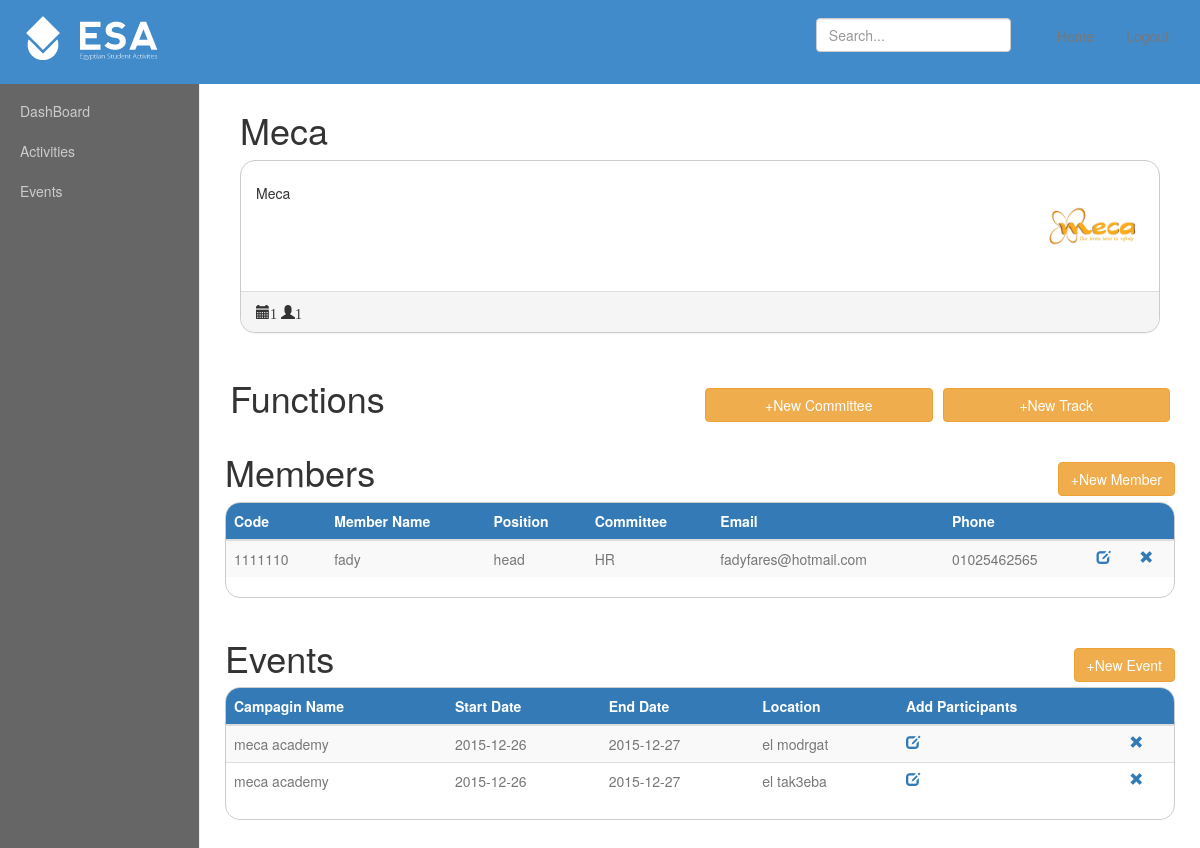
Screenshot of /DB/activity.php?page=1 (signed in) with the database file from the repository.
### tables this page shows
CREATE TABLE `student_activity` (
  `SA_ID` int(10) UNSIGNED NOT NULL,
  `Name` varchar(100) NOT NULL,
  `Desc` text,
  `imgPath` text,
  `password` varchar(50) NOT NULL,
  `website` varchar(100) DEFAULT NULL,
  `prof_code` int(10) UNSIGNED NOT NULL
);

CREATE TABLE `member` (
  `S_ID` char(7) NOT NULL,
  `SA_ID` int(10) UNSIGNED NOT NULL,
  `Com_ID` int(10) UNSIGNED NOT NULL,
  `Pos` varchar(100) NOT NULL
);

CREATE TABLE `student` (
  `Code` char(7) NOT NULL,
  `Name` varchar(100) NOT NULL,
  `E-mail` varchar(100) NOT NULL,
  `Phone_No` char(11) DEFAULT NULL
);

CREATE TABLE `committee` (
  `Com_ID` int(10) UNSIGNED NOT NULL,
  `Name` varchar(100) NOT NULL,
  `description` text
);

CREATE TABLE `campaign_location` (
  `SA_ID` int(10) UNSIGNED NOT NULL,
  `Camp_Name` varchar(100) NOT NULL,
  `location` varchar(100) NOT NULL
);

CREATE TABLE `campaign` (
  `SA_ID` int(10) UNSIGNED NOT NULL,
  `Camp_Name` varchar(100) NOT NULL,
  `Start_Date` date NOT NULL,
  `End_Date` date NOT NULL
);

### DB/activity.php (the view, shortened to what this page needs)
<?php
	require_once( 'sql-login.php' );
	$SA_ID = $_GET['page'];
	$sql = "SELECT * FROM `student_activity` WHERE `SA_ID`=".$SA_ID;
	$result= mysqli_query($connection,$sql);
	$activity = mysqli_fetch_assoc($result);
	if(isset($_SESSION['SA_admin'])&&$_SESSION['SA_admin']==$SA_ID) $admin=1;
	else $admin=0;
?>
<!DOCTYPE html PUBLIC "-//W3C//DTD XHTML 1.0 Transitional//EN" "http://www.w3.org/TR/xhtml1/DTD/xhtml1-transitional.dtd">
<html xmlns="http://www.w3.org/1999/xhtml">
<head>
  <link rel="stylesheet" href="./css/bootstrap.min.css" >
  <link rel="stylesheet" href="./css/css.css" >
</head>
<body>
<nav class="navbar navbar-fixed-top navbar-default">
      <div class="container-fluid">
        <div class="navbar-header">
          <a href="index.php">
          <img src="logo.png">
          </a>
        </div>
        <div id="navbar" class="navbar-collapse collapse">
          <ul class="nav navbar-nav navbar-right">
          <?php if(isset($_SESSION['SA_admin'])){
			  echo '<li><a id="home" class="btn" href="activity.php?page='.$_SESSION['SA_admin'].'">Home</a></li><li><a id="logout" class="btn" href="logout.php">Logout</a></li>';
		  }
		  else echo'<li><a id="login" class="btn" href="login.php">I\'m a Student Activity</a></li>';?>
          </ul>
          <form class="navbar-form navbar-right">
            <input type="text" class="form-control" placeholder="Search...">
          </form>
        </div>
      </div>
    </nav>
<div class="container-fluid">
    <div class="row">
		<div class="col-sm-9 col-sm-offset-3 col-md-10 col-md-offset-2 main">
        	<div class="col-sm-3 col-md-2 sidebar">
              <ul class="nav nav-sidebar">
                <li><a href="index.php">DashBoard</a></li>
                <li><a href="activities.php">Activities</a></li>
                <li><a href="campaigns.php">Events</a></li>
              </ul>
       		</div>
 			<h1><?php echo $activity['Name'] ?></h1>
   			<div class="panel panel-default" id="rcorners1">
    			<div class="panel-body">
                    <img class="img-responsive pull-right" src="<?php echo $activity['imgPath'];?>" class="img-rounded" alt="Cinque Terre" width="100" height="100">
                    <h5><?php echo $activity['Name'] ?> </h5>
				</div>
    			 <?php
				$query  = "SELECT COUNT(*) AS total ";
				$query .= "FROM `campaign`";
				$query .= "WHERE `SA_ID`=$SA_ID ";
				$result = mysqli_query($connection, $query);
				$no_events = mysqli_fetch_assoc($result);
				$query  = "SELECT COUNT(*) AS total ";
				$query .= "FROM `member`";
				$query .= "WHERE `SA_ID`=$SA_ID ";
				$result = mysqli_query($connection, $query);
				$no_mem = mysqli_fetch_assoc($result);
				?>
    			<div class="panel-footer " id="rcorners2">
                    <span class="glyphicon glyphicon-calendar" ><?php echo $no_events['total'] ?></span>
                    <span class="glyphicon glyphicon-user"><?php echo $no_mem['total'] ?></span>
				</div>
  			</div>
<?php
if($admin==1){
echo '<div class="row">
<div class="col-sm-3 col-xs-12"><h1>Functions</h1></div>
<div class="col-sm-3 col-xs-12 pull-right"><a type="button" class="btn btn-warning btn-block pull-right" style="margin-top:30px; width=100%;" href="AddTrack.php">+New Track</a></div>
<div class="col-sm-3 col-xs-12 pull-right"><a type="button" class="btn btn-warning btn-block pull-right" style="margin-top:30px; width=100%;" href="AddCommittee.php">+New Committee</a></div>
</div>
<div class="row">
<a type="button" class="btn btn-warning pull-right" style="margin-top:30px;" href="AddMember.php">+New Member</a>
  <h1>Members</h1>
  <div class="table-responsive" id="rcorners1">
  <table class="table table-striped">
    <thead class="bg-primary">
      <tr>
	   <th>Code</th>
        <th>Member Name</th>
        <th>Position</th>
        <th>Committee</th>
        <th>Email</th>
        <th>Phone</th>
		 <th></th>
		  <th></th>
      </tr>
    </thead>
    <tbody class="text-muted">';
	$query  = "SELECT `student`.`Name` as SName,`Code`,`E-mail`,`Phone_No`,`committee`.`Name` as CName,`Pos` ";
	$query .= "FROM `student`,`committee`,`member` ";
	$query .= "WHERE `committee`.`Com_ID`=`member`.`Com_ID` AND `student`.`Code`=`member`.`S_ID` AND `member`.`SA_ID`=$SA_ID ";
	$result = mysqli_query($connection, $query);
	while($students = mysqli_fetch_assoc($result)) {
		echo "<tr>";
			echo  "<td>".$students['Code']."</td>";
			echo "<td>".$students['SName']. "</td>";
			echo "<td>".$students['Pos']. "</td>";
			echo "<td>".$students['CName']. "</td>";
		    echo "<td>".$students['E-mail']."</td>";
			echo "<td>".$students['Phone_No']."</td>";
			echo '<td>  <a href="#">';
    echo'   <span class="glyphicon glyphicon-edit"></span>';
      echo'  </a></td> ';
		echo' <td>  <a href="#"> ';
       echo'   <span class="glyphicon glyphicon-remove"></span>';
      echo'  </a></td> ';
		 echo "</tr>";
	}
echo "</tbody></table></div></div>";
}
?>
<div class="row" style="margin-top:20px">
<?php if($admin==1){
echo'<a href="./AddCampaign.php" class="btn btn-warning pull-right" style="margin-top:30px;">+New Event</a>';
}?>
  <h1>Events</h1>
  <div class="table-responsive" id="rcorners1">
  <table class="table table-striped">
    <thead class="bg-primary">
      <tr>
        <th>Campagin Name</th>
        <th>Start Date</th>
        <th>End Date</th>
        <th>Location</th>
        <?php if($admin==1){
		echo'<th>Add Participants</th><th></th>';
		}?>
      </tr>
    </thead>
    <tbody class="text-muted">
    <?php
	$query  = "SELECT `campaign`.`Camp_Name`,`Start_Date`,`End_Date`,`location` ";
	$query .= "FROM `campaign`,`campaign_location`";
	$query .= "WHERE `campaign`.`Camp_Name`=`campaign_location`.`Camp_Name`  AND `campaign`.`SA_ID`=$SA_ID ";
	$result = mysqli_query($connection, $query);
	while($events = mysqli_fetch_assoc($result)) {
		echo "<tr>";
			echo  "<td>".$events['Camp_Name']."</td>";
			echo "<td>".$events['Start_Date']. "</td>";
			echo "<td>".$events['End_Date']. "</td>";
			echo "<td>".$events['location']. "</td>";
				if($admin==1){
	echo '<td>  <a href="AddParticipant.php?camp='.$events['Camp_Name'].'">';
    echo'   <span class="glyphicon glyphicon-edit"></span>';
      echo'  </a></td> ';
		echo' <td>  <a href="#"> ';
       echo'   <span class="glyphicon glyphicon-remove"></span>';
      echo'  </a></td> ';
    echo'  </tr>';
				}
	}
?>
    </tbody>
  </table>
   </div>
</div>
</div>
</div>
</div>
</body>
</html>

### DB/css/css.css (style rules this page uses)
.btn { white-space: normal; }
.col-sm-3 { padding: 5px; }
body { padding-top: 50px; }
.navbar-fixed-top { border: 0; background:#428bca; padding:10px 0px; }
.navbar-form { border-width:0px; }
.navbar-nav { padding:0 15px; }
.sidebar { display: none; position: fixed; top: 71px; bottom: 0; left: 0; z-index: 1000; padding: 20px; overflow-x: hidden; overflow-y: auto; background-color: #666; border-right: 1px solid #eee; }
@media (min-width: 768px) { .sidebar { display: block; } }
.nav-sidebar { margin-right: -21px; margin-bottom: 20px; margin-left: -20px; }
.nav-sidebar > li > a { padding-right: 20px; padding-left: 20px; color:#CCC; }
.main { padding: 40px; }
@media (min-width: 768px) { .main { padding-right: 40px; padding-left: 40px; } }

### DB/activity.php (style rules this page uses)
#rcorners1 { border-radius: 15px; border: 1px solid #cccccc; }
#rcorners2 { border-radius: 0px 0px 15px 15px; }

### rows the page displays
student_activity: Name "Meca", imgPath (picture)
member: S_ID.Code "1111110", S_ID.Name "fady", Pos "head", Com_ID.Name "HR", S_ID "fadyfares@hotmail.com", S_ID.Phone_No "01025462565"
campaign_location: campaign.Camp_Name "meca academy", campaign.Start_Date "2015-12-26", campaign.End_Date "2015-12-27", location "el modrgat"
campaign_location: campaign.Camp_Name "meca academy", campaign.Start_Date "2015-12-26", campaign.End_Date "2015-12-27", location "el tak3eba"

### other values shown
$no_events['total'] "1"
$no_mem['total'] "1"
